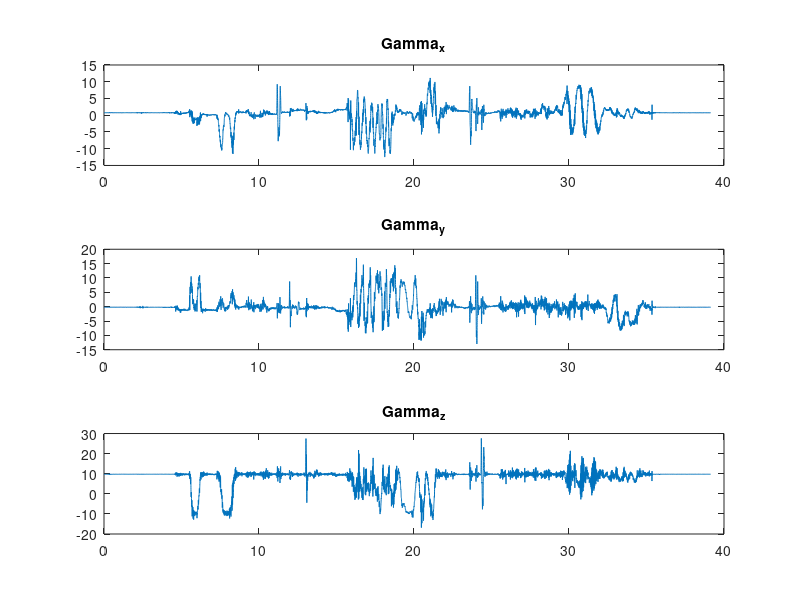
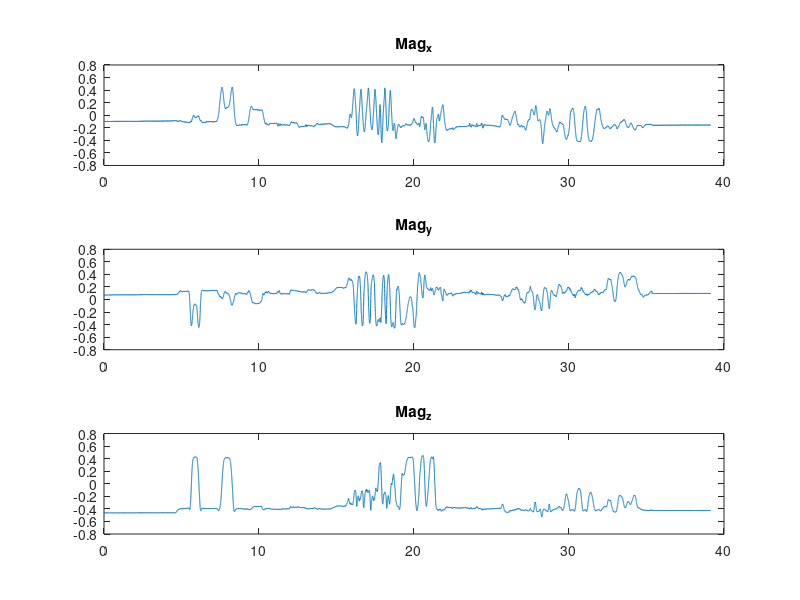
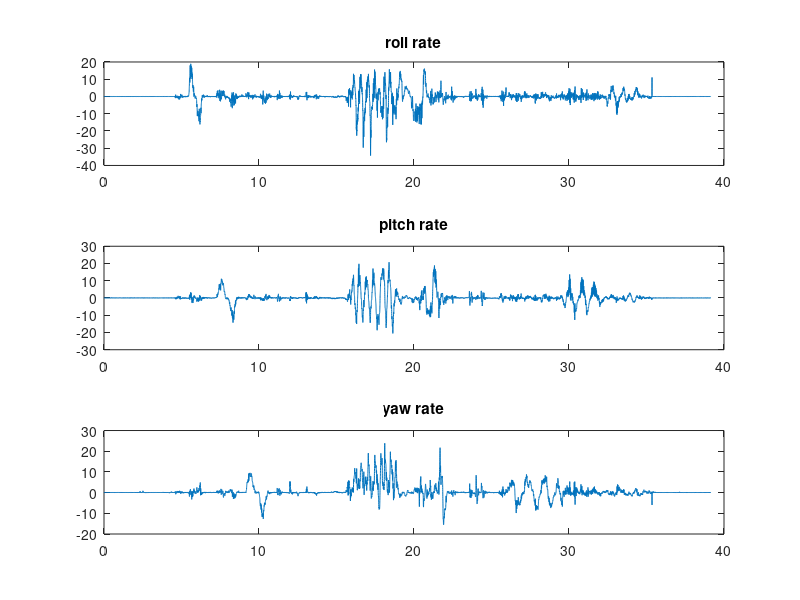

The MATLAB source for these figures, in order:
% ******************************* data plots **************************** %
%% load sensor data
close all;
clearvars;
load IMU_sensors_data.mat;

%% acceleration plots
figure(1);
subplot(3,1,1);
plot(Time,Gamma(:,1));
title('Gamma_x');
subplot(3,1,2);
plot(Time,Gamma(:,2));
title('Gamma_y');
subplot(3,1,3);
plot(Time,Gamma(:,3));
title('Gamma_z');
saveas(figure(1),'gamma.png');
%% magnetic field plots
figure(2);
subplot(3,1,1);
plot(Time,Mag(:,1));
title('Mag_x');
subplot(3,1,2);
plot(Time,Mag(:,2));
title('Mag_y');
subplot(3,1,3);
plot(Time,Mag(:,3));
title('Mag_z');
saveas(figure(2),'mag.png');
%% angular rates plots
figure(3);
subplot(3,1,1);
plot(Time,Omega(:,1));
title('roll rate');
subplot(3,1,2);  
plot(Time,Omega(:,2));
title('pitch rate');
subplot(3,1,3);
plot(Time,Omega(:,3));
title('yaw rate');
saveas(figure(3),'omega.png');